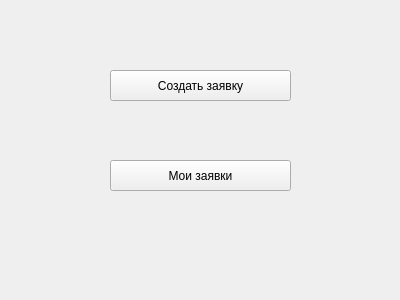
<?xml version="1.0" encoding="UTF-8"?>
<ui version="4.0">
 <class>Form</class>
 <widget class="QWidget" name="Form">
  <property name="geometry">
   <rect>
    <x>0</x>
    <y>0</y>
    <width>400</width>
    <height>300</height>
   </rect>
  </property>
  <property name="windowTitle">
   <string>Form</string>
  </property>
  <widget class="QPushButton" name="pushButton">
   <property name="geometry">
    <rect>
     <x>110</x>
     <y>70</y>
     <width>181</width>
     <height>31</height>
    </rect>
   </property>
   <property name="text">
    <string>Создать заявку</string>
   </property>
  </widget>
  <widget class="QPushButton" name="pushButton_2">
   <property name="geometry">
    <rect>
     <x>110</x>
     <y>160</y>
     <width>181</width>
     <height>31</height>
    </rect>
   </property>
   <property name="text">
    <string>Мои заявки</string>
   </property>
  </widget>
 </widget>
 <resources/>
 <connections/>
</ui>
